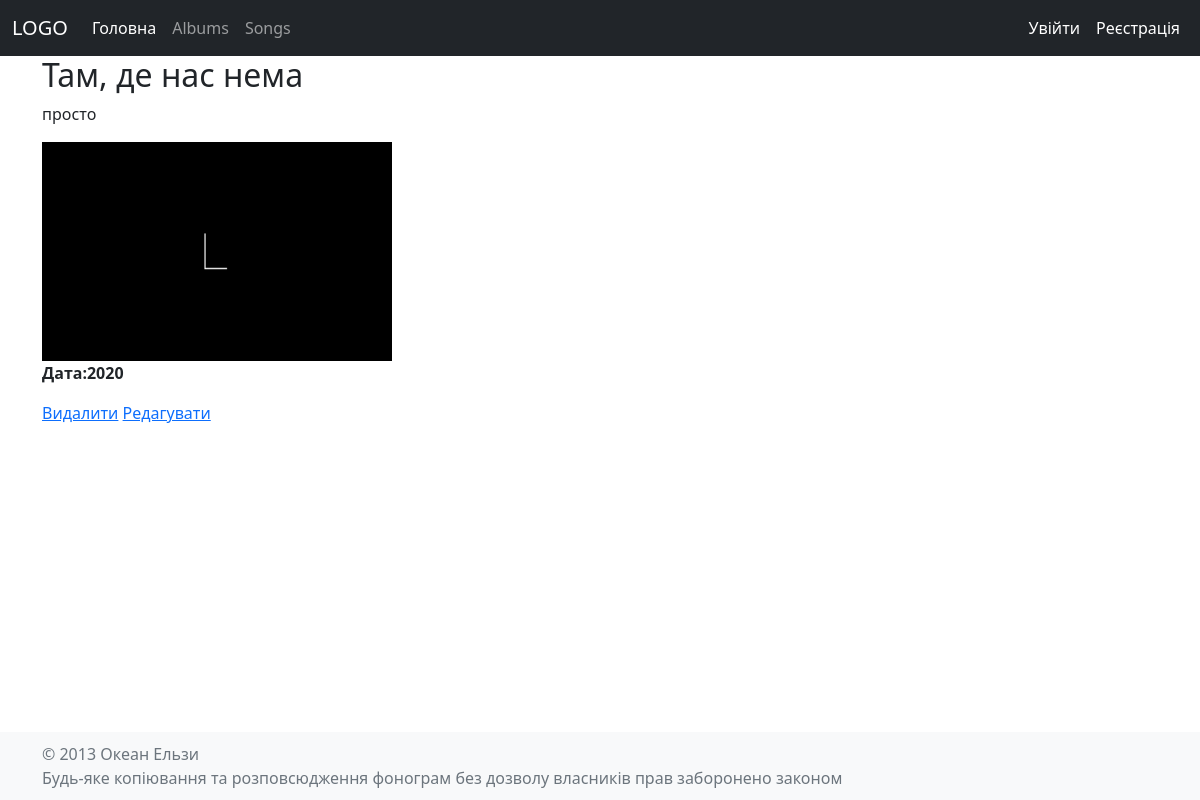
The page /admin/albums/1 on the database as committed earlier.
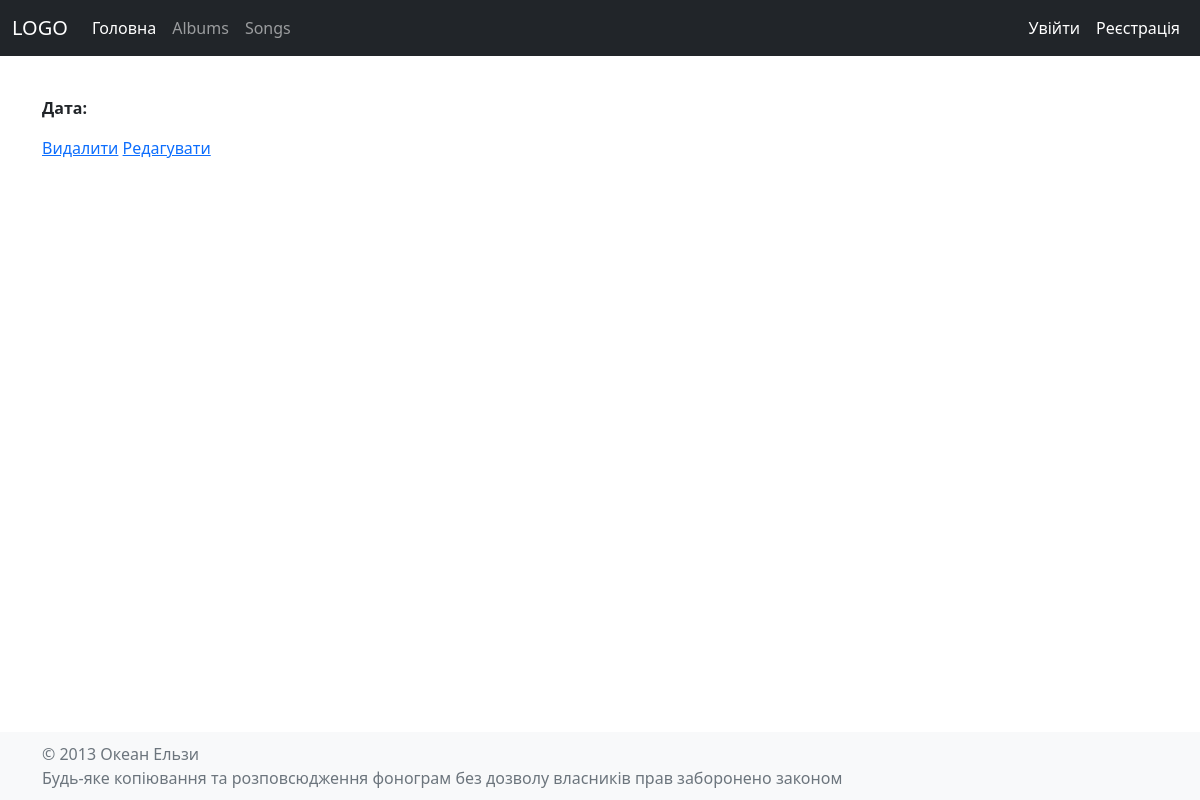
The same page on the database as committed later.
### models/models.py (models this page shows)
class Album(db.Model):
    __tablename__ = 'albums'
    id = db.Column(db.Integer, primary_key=True)
    name = db.Column(db.Text, nullable=False)
    description = db.Column(db.Text, nullable=False)
    src = db.Column(db.Text, nullable=False)
    date = db.Column(db.Text, nullable=False)

### blueprints/admin/albums.py (the view)
@albums.route('/<int:id>')
def details(id):
    album = Album.query.get(id)
    return render_template("admin/albums/details.html", album=album)

### templates/admin/albums/details.html
{% extends 'admin/layout.html' %}
{% block content %}
<div>
    <h2>{{album.name}}</h2>
    <p>{{album.description}}</p>
    <img src="/static/uploads/{{ album.src }}" alt="{{ album.name }}">
    <p><b>Дата:{{ album.date }}</b></p>
    <a href="/admin/albums/{{  album.id }}/del">Видалити</a>
    <a href="/admin/albums/{{  album.id }}/update">Редагувати</a>
</div>
{% endblock %}

### templates/admin/layout.html (shortened to what this page needs)
<!doctype html>
<html lang="uk">
<head>
    <link rel="stylesheet" href="/static/style.css">
    <link href="https://cdn.jsdelivr.net/npm/bootstrap@5.1.3/dist/css/bootstrap.min.css" rel="stylesheet"
>
</head>
<body>
<div class="wrapper">
    <nav class="navbar navbar-expand-lg navbar-dark bg-dark">
        <div class="container-fluid">
            <a class="navbar-brand" href="#">LOGO</a>
            <div class="collapse navbar-collapse justify-content-between" id="navbarSupportedContent">
                <ul class="navbar-nav mb-2 mb-lg-0">
                    <li class="nav-item">
                        <a class="nav-link active" aria-current="page" href="/admin">Головна</a>
                    </li>
                    <li class="nav-item">
                        <a class="nav-link" href="/admin/albums">Albums</a>
                    </li>
                    <li class="nav-item">
                        <a class="nav-link" href="/admin/songs">Songs</a>
                    </li>
                </ul>
                <ul class="navbar-nav mb-2 mb-lg-0">
                    {% if current_user.is_authenticated %}
                        <li class="nav-item">
                            <a class="nav-link active" aria-current="page" href="/admin/auth/account">Аккаунт</a>
                        </li>
                        <li class="nav-item">
                            <a class="nav-link active" aria-current="page" href="/admin/auth/logout">Вийти</a>
                        </li>
                    {% else %}
                        <li class="nav-item">
                            <a class="nav-link active" aria-current="page" href="/admin/auth/login">Увійти</a>
                        </li>
                        <li class="nav-item">
                            <a class="nav-link active" aria-current="page" href="/admin/auth/register">Реєстрація</a>
                        </li>
                    {% endif %}
                </ul>
            </div>
        </div>
    </nav>
    <div class="container">
        <div class="content">
            {% block content %}
            {% endblock %}
        </div>
    </div>
    <footer class="text-center text-lg-start bg-light text-muted">
        <div class="container">
            <div>© 2013 Океан Ельзи</div>
            <div>Будь-яке копіювання та розповсюдження фонограм без дозволу власників прав заборонено законом</div>
        </div>
    </footer>
</div>
</body>
</html>

### static/style.css (style rules this page uses)
* { margin: 0; padding: 0; box-sizing: border-box; }
.wrapper { display: flex; flex-direction: column; height: 100vh; }
.wrapper > .container { flex-grow: 1; }
.container { width: 70%; margin: 0 auto; position: relative; }
footer { padding: 10px 0; }

Rows that differ between the two databases and show on the page:
removed Album: name "Там, де нас нема", description "просто", src (picture), date "2020"
